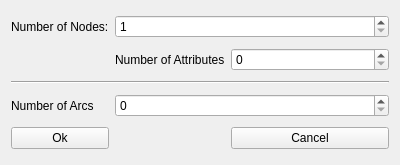
<?xml version="1.0" encoding="UTF-8"?>
<ui version="4.0">
 <class>Form</class>
 <widget class="QWidget" name="Form">
  <property name="geometry">
   <rect>
    <x>0</x>
    <y>0</y>
    <width>400</width>
    <height>165</height>
   </rect>
  </property>
  <property name="sizePolicy">
   <sizepolicy hsizetype="MinimumExpanding" vsizetype="MinimumExpanding">
    <horstretch>0</horstretch>
    <verstretch>0</verstretch>
   </sizepolicy>
  </property>
  <property name="sizeIncrement">
   <size>
    <width>20</width>
    <height>10</height>
   </size>
  </property>
  <property name="baseSize">
   <size>
    <width>200</width>
    <height>100</height>
   </size>
  </property>
  <property name="windowTitle">
   <string>Form</string>
  </property>
  <layout class="QGridLayout" name="gridLayout">
   <item row="3" column="1" colspan="3">
    <widget class="QSpinBox" name="ArcsNumBox"/>
   </item>
   <item row="3" column="0">
    <widget class="QLabel" name="label_2">
     <property name="text">
      <string>Number of Arcs</string>
     </property>
    </widget>
   </item>
   <item row="4" column="2" colspan="2">
    <widget class="QPushButton" name="CancelButton">
     <property name="text">
      <string>Cancel</string>
     </property>
    </widget>
   </item>
   <item row="0" column="0">
    <widget class="QLabel" name="label">
     <property name="text">
      <string>Number of Nodes:</string>
     </property>
    </widget>
   </item>
   <item row="4" column="0">
    <widget class="QPushButton" name="OkButton">
     <property name="text">
      <string>Ok</string>
     </property>
    </widget>
   </item>
   <item row="1" column="2" colspan="2">
    <widget class="QSpinBox" name="AttNumBox"/>
   </item>
   <item row="1" column="1">
    <widget class="QLabel" name="label_3">
     <property name="text">
      <string>Number of Attributes</string>
     </property>
    </widget>
   </item>
   <item row="0" column="1" colspan="3">
    <widget class="QSpinBox" name="NodeNumBox">
     <property name="minimum">
      <number>1</number>
     </property>
    </widget>
   </item>
   <item row="2" column="0" colspan="4">
    <widget class="Line" name="line">
     <property name="orientation">
      <enum>Qt::Horizontal</enum>
     </property>
    </widget>
   </item>
  </layout>
 </widget>
 <resources/>
 <connections/>
</ui>
